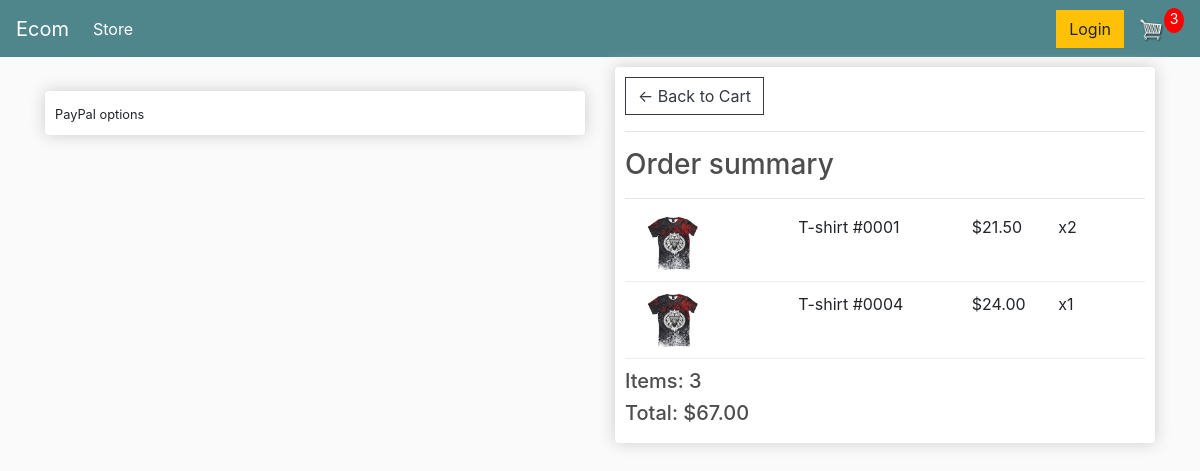
/checkout/ (signed in), run on an earlier commit of the app's database.
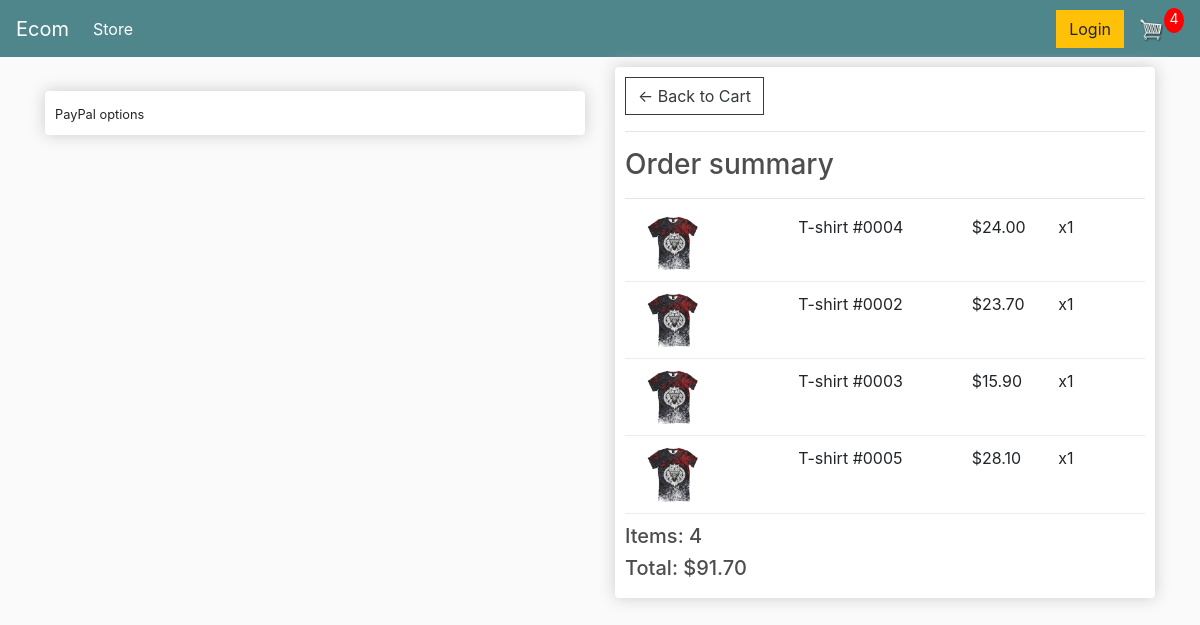
And on a later commit of the database.
### store/models.py (models this page shows, shortened)
class OrderItem(models.Model):
    product = models.ForeignKey(Product, on_delete=models.SET_NULL, blank=True, null=True)
    order = models.ForeignKey(Order, on_delete=models.SET_NULL, blank=True, null=True)
    quantity = models.IntegerField(default=0, null=True, blank=True)
    date_added = models.DateTimeField(auto_now_add=True)
    @property
    def get_total(self):
        total = self.product.price * self.quantity
        return total

class Product(models.Model):
    name = models.CharField(max_length=200, null=True)
    price = models.DecimalField(max_digits=6, decimal_places=2)
    digital = models.BooleanField(default=False, null=True, blank=False)
    image = models.ImageField(null=True, blank=True)
    @property
    def imageURL(self):
        try:
            url = self.image.url
        except:
            url = ''
        return url

class Order(models.Model):
    customer = models.ForeignKey(Customer, on_delete=models.SET_NULL, blank=True, null=True)
    date_ordered = models.DateTimeField(auto_now_add=True)
    complete = models.BooleanField(default=False, null=True, blank=False)
    transaction_id = models.CharField(max_length=200, null=True)
    @property
    def shipping(self):
        shipping = False
        orderitems = self.orderitem_set.all()
        for i in orderitems:
            if i.product.digital == False:
                shipping = True
        return shipping
    @property
    def get_cart_total(self):
        orderitems = self.orderitem_set.all()
        total = sum([item.get_total for item in orderitems])
        return total
    @property
    def get_cart_items(self):
        orderitems = self.orderitem_set.all()
        total = sum([item.quantity for item in orderitems])
        return total

### store/views.py (the view)
# urls.py: path('checkout/', views.checkout, name='checkout'),
def checkout(request):
    data = cartData(request)
    cartItems = data['cartItems']
    order = data['order']
    items = data['items']
    context = {'items': items, 'order': order, 'cartItems': cartItems}
    return render(request, 'store/checkout.html', context)

### store/utils.py (called while the page is built)
def cartData(request):
    if request.user.is_authenticated:
        customer = request.user.customer
        order, created = Order.objects.get_or_create(customer=customer, complete=False)
        items = order.orderitem_set.all()
        cartItems = order.get_cart_items
    else:
        cookieData = cookieCart(request)
        cartItems = cookieData['cartItems']
        order = cookieData['order']
        items = cookieData['items']
    return {'cartItems': cartItems, 'order': order, 'items': items}

### store/templates/store/checkout.html (shortened to what this page needs)
{% extends 'store/main.html' %}
{% load static %}
{% block content %}
    <div class="row">
        <div class="col-lg-6">
            <br>
            <div class="box-element hidden" id="payment-info">
                <small>PayPal options</small>
            </div>
        </div>
        <div class="col-lg-6">
            <div class="box-element">
                <a  class="btn btn-outline-dark" href="{% url 'cart' %}">&#x2190; Back to Cart</a>
                <hr>
                <h3>Order summary</h3>
                <hr>
                {% for item in items %}
                <div class="cart-row">
					<div style="flex:2"><img class="row-image" src="{{item.product.imageURL}}"></div>
					<div style="flex:2"><p>{{item.product.name}}</p></div>
					<div style="flex:1"><p>${{item.product.price|floatformat:2}}</p></div>
					<div style="flex:1"><p>x{{item.quantity}}</p></div>
				</div>
                {% endfor %}
                <h5>Items: {{order.get_cart_items}}</h5>
                <h5>Total: ${{order.get_cart_total|floatformat:2}}</h5>
            </div>
        </div>
    </div>
{% endblock content %}

What changed in the data, as far as the page shows it:
removed OrderItem: product.imageURL (picture), product.name "T-shirt #0001", product.price "21.50", quantity "2"
added OrderItem: product.imageURL (picture), product.name "T-shirt #0002", product.price "23.70", quantity "1"
added OrderItem: product.imageURL (picture), product.name "T-shirt #0003", product.price "15.90", quantity "1"
added OrderItem: product.imageURL (picture), product.name "T-shirt #0005", product.price "28.10", quantity "1"
computed for Order: get_cart_items "3" → "4"; get_cart_total "67.00" → "91.70"
Also different on the page:
{{ cartItems }}: "3" → "4"
